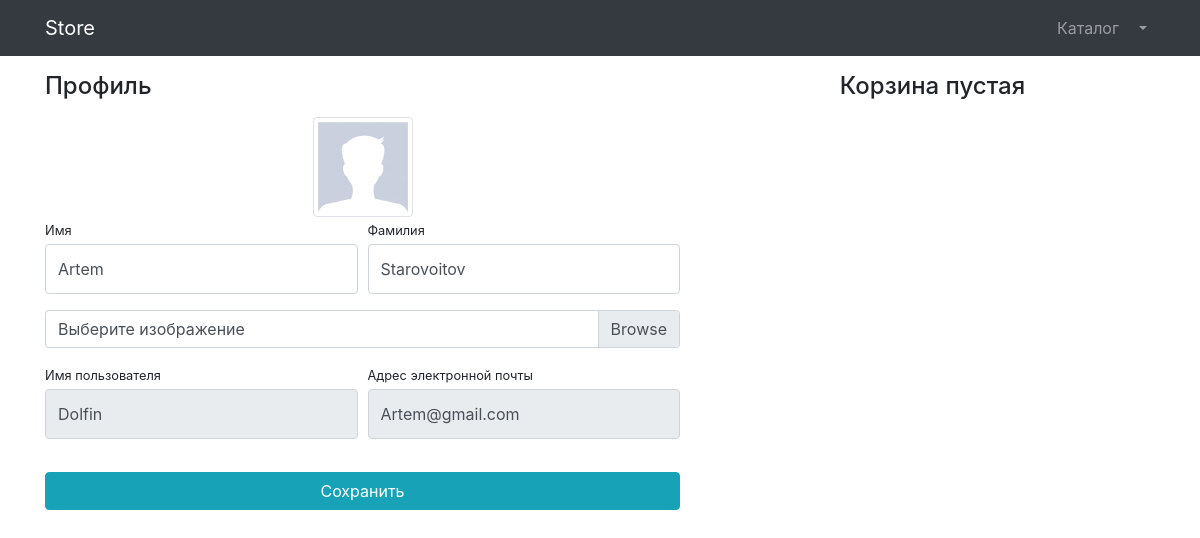
Page /users/profile/2 (signed in) on the committed database.
### users/models.py (models this page shows)
class User(AbstractUser):  # наследуемся от существующего класса и через upload_to добавляем новое необязательное поле
    image = models.ImageField(upload_to="users_images/", blank=True, null=True)
    is_verified_email = models.BooleanField(default=False)
    class Meta:
        verbose_name = 'Пользователя'
        verbose_name_plural = 'Пользователи'

### users/views.py (the view, shortened to what this page needs)
# urls.py: path('profile/<int:pk>',login_required(UserProfileView.as_view()), name='profile'),
class UserProfileView(TitleMixin,UpdateView):
    model = User
    template_name = 'users/profile.html'
    form_class = UserProfileForm
    title = 'Store - Профиль'
    def get_context_data(self, **kwargs):
        context = super(UserProfileView, self).get_context_data()
        context['baskets'] = Basket.objects.filter(user=self.object)  # self не забудь
        return context

### users/forms.py
class UserProfileForm(UserChangeForm):
    first_name = forms.CharField(widget=forms.TextInput(attrs={
        'class': 'form-control py-4',  # стиль для поля
    }))
    last_name = forms.CharField(widget=forms.TextInput(attrs={
        'class': 'form-control py-4', }))
    image = forms.ImageField(widget=forms.FileInput(attrs={
        'class': 'custom-file-label'}), required=False)  # необязательно добавлять
    username = forms.CharField(widget=forms.TextInput(attrs={
        'class': 'form-control py-4', 'readonly': True  # нельзя изменять
    }))
    email = forms.EmailField(widget=forms.TextInput(attrs={
        'class': 'form-control py-4', 'readonly': True
    }))
    class Meta:
        model = User
        fields = ['first_name', 'last_name', 'image', 'username', 'email']

### common/views.py (called while the page is built)
    def get_context_data(self, **kwargs):
        context=super(TitleMixin,self).get_context_data()
        context['title']=self.title
        return context

### users/templates/users/profile.html (shortened to what this page needs)
{% extends 'products/base.html' %}
{% load static %}
{% block style_css %}
    <link href="{% static '/vendor/css/profile.css' %}" rel="stylesheet">
{% endblock %}
{% block content %}
    <div class="container">
        <div class="row">
            <div class="col-lg-7">
                <h4 class="mt-3 mb-3">Профиль</h4>
                <div class="col-lg-12 text-center">
                    <img width="100" height="100"
                         src="{% if user.image %}{{ user.image.url }}{% else %}{% static '/vendor/img/users/default_avatar.jpg' %}{% endif %}"
                         class="img-thumbnail">
                </div>
                <form action="{% url 'users:profile' user.id %}" method="post" enctype="multipart/form-data">
                    <div class="form-row">
                        <div class="col-lg-6">
                            <div class="form-group">
                                <label class="small mb-1" for="{{ form.first_name.id_for_label }}">Имя</label>
                                {{ form.first_name }}
                            </div>
                        </div>
                        <div class="col-lg-6">
                            <div class="form-group">
                                <label class="small mb-1" for="{{ form.last_name.id_for_label }}">Фамилия</label>
                                {{ form.last_name }}
                            </div>
                        </div>
                    </div>
                    <div class="form-row mb-2">
                        <div class="col-lg-12">
                            <div class="custom-file">
                                <label class="custom-file-label" for="{{ form.image.id_for_label }}">Выберите
                                    изображение</label>
                            </div>
                        </div>
                    </div>
                    <div class="form-row">
                        <div class="col-lg-6">
                            <label class="small mb-1" for="{{ form.username.id_for_label }}">Имя пользователя</label>
                            {{ form.username }}
                        </div>
                        <div class="col-lg-6">
                            <label class="small mb-1" for="{{ form.email.id_for_label }}">Адрес электронной
                                почты</label>
                            {{ form.email }}
                        </div>
                    </div>
                    <div class="form-row">
                        <div class="col-lg-12" style="margin-top: 33px;">
                            <input class="btn btn-info btn-block" type="submit" value="Сохранить">
                        </div>
                    </div>
                </form>
            </div>
            <div class="col-lg-5">
                {% include 'users/basket.html' %}
            </div>
        </div>
    </div>
{% endblock %}

### rows in the picture
User: first_name "Artem", last_name "Starovoitov", username "Dolfin", email "Artem@gmail.com"
